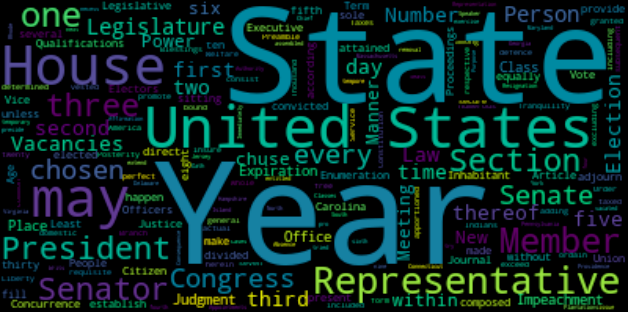

This chart was generated by the following Python code:
#미국 헌법 워드 클라우드 
import matplotlib.pyplot as plt
from wordcloud import WordCloud
text=open('us.txt').read()
wc= WordCloud().generate(text)
wc.words_
plt.figure(figsize=(12,12))
plt.imshow(wc,interpolation="bilinear")
plt.axis("off")
plt.show()
